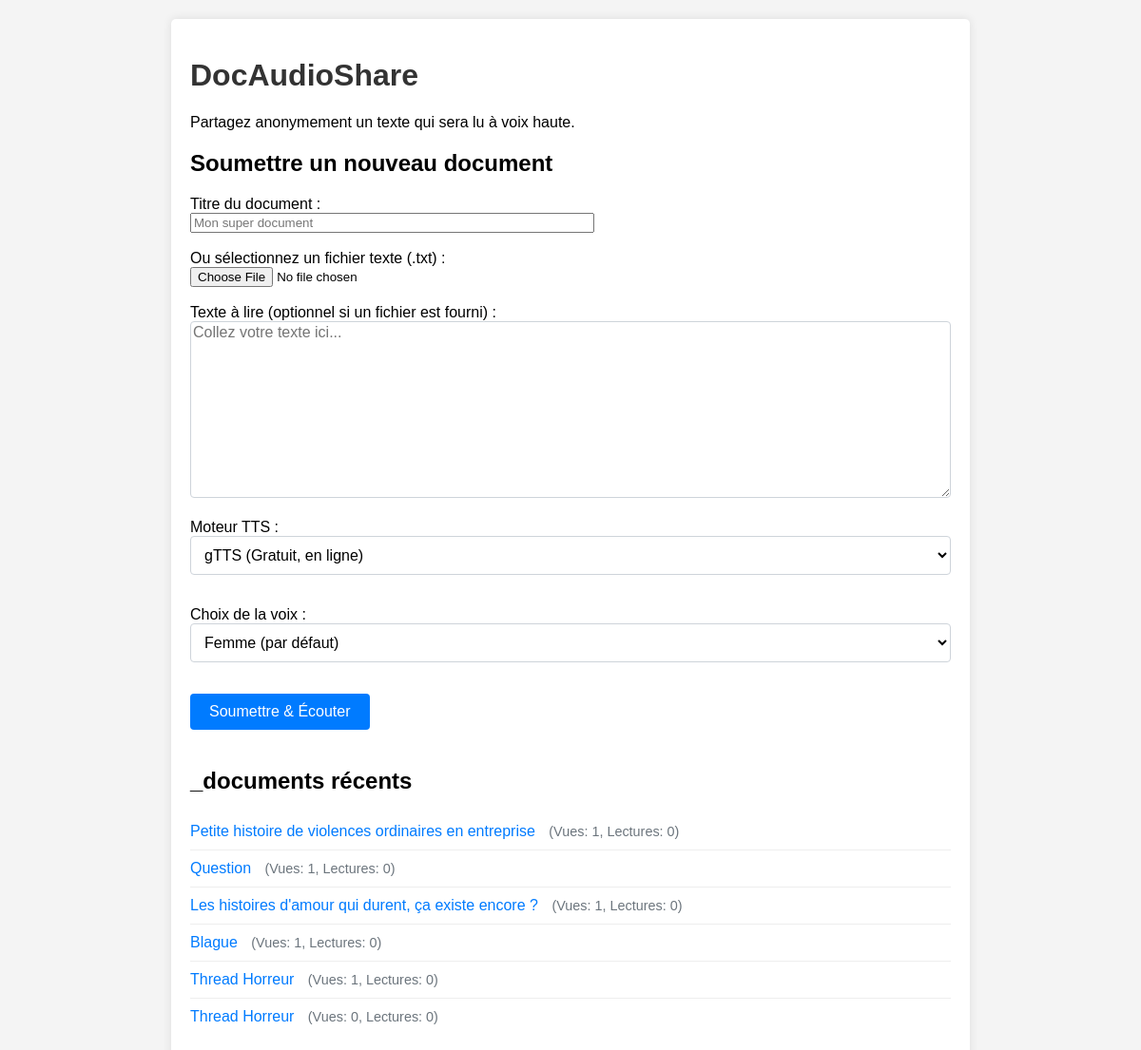
The page / on the database its author committed.
### tables this page shows
CREATE TABLE documents (
                id INTEGER PRIMARY KEY AUTOINCREMENT,
                slug TEXT UNIQUE NOT NULL,
                title TEXT NOT NULL DEFAULT 'Document sans titre',
                content TEXT NOT NULL,
                audio_file_path TEXT,
                view_count INTEGER DEFAULT 0,
                play_count INTEGER DEFAULT 0 -- Nouvelle colonne
            );

### app.py (the view, shortened to what this page needs)
@app.route('/', methods=['GET', 'POST'])
def index():
    recent_docs = database.get_recent_documents(limit=10)
    return render_template('index.html', recent_docs=recent_docs)

### database.py (called while the page is built)
def get_db_connection():
    conn = sqlite3.connect(DATABASE)
    conn.row_factory = sqlite3.Row
    return conn

def get_recent_documents(limit=10):
    with get_db_connection() as conn:
        docs = conn.execute(
            'SELECT slug, title, view_count, play_count FROM documents ORDER BY id DESC LIMIT ?',
            (limit,)
        ).fetchall()
        return [dict(doc) for doc in docs]

### templates/index.html (shortened to what this page needs)
<!DOCTYPE html>
<html lang="fr">
<head>
    <link rel="stylesheet" href="{{ url_for('static', filename='css/style.css') }}">
</head>
<body>
<div class="container">
    <h1>DocAudioShare</h1>
    <p>Partagez anonymement un texte qui sera lu à voix haute.</p>
    <h2>Soumettre un nouveau document</h2>
    <form method="post" enctype="multipart/form-data">
        <label for="title">Titre du document :</label><br>
        <input type="text" id="title" name="title" size="50" placeholder="Mon super document"><br><br>
        <label for="txt_file">Ou sélectionnez un fichier texte (.txt) :</label><br>
        <input type="file" id="txt_file" name="txt_file" accept=".txt"><br><br>
		<label for="content">Texte à lire (optionnel si un fichier est fourni) :</label><br>
		<textarea id="content" name="content" rows="10" cols="50" placeholder="Collez votre texte ici..."></textarea><br><br>
		<label for="tts_engine">Moteur TTS :</label><br>
		<select id="tts_engine" name="tts_engine">
			<option value="gTTS" selected>gTTS (Gratuit, en ligne)</option>
		</select>
		<br><br>
		<label for="voice">Choix de la voix :</label><br>
		<select id="voice" name="voice">
			<option value="Femme (fr)">Femme (par défaut)</option>
		</select>
		<br><br>
		<input type="submit" value="Soumettre & Écouter">
	</form>
    <h2 style="margin-top: 40px;">_documents récents</h2>
    {% if recent_docs %}
        <ul class="recent-docs-list">
        {% for doc in recent_docs %}
            <li class="recent-doc-item">
                <a href="{{ url_for('listen', slug=doc.slug) }}">{{ doc.title }}</a>
                <span class="doc-stats">(Vues: {{ doc.view_count }}, Lectures: {{ doc.play_count }})</span>
            </li>
        {% endfor %}
        </ul>
    {% else %}
        <p>Aucun document partagé pour le moment.</p>
    {% endif %}
</div>
</body>
</html>

### static/css/style.css (style rules this page uses)
body { font-family: Arial, sans-serif; background-color: #f4f4f4; margin: 0; padding: 20px; }
.container { background-color: #fff; padding: 20px; border-radius: 5px; box-shadow: 0 0 10px rgba(0, 0, 0, 0.1); max-width: 800px; margin: 0 auto; }
h1 { color: #333; }
form { margin-top: 20px; }
textarea { width: 100%; border: 1px solid #ced4da; border-radius: 4px; font-family: inherit; font-size: 16px; resize: vertical; min-height: 150px; max-height: 60vh; height: auto; box-sizing: border-box; }
input[type="submit"] { background-color: #007bff; color: white; padding: 10px 20px; border: none; border-radius: 4px; cursor: pointer; font-size: 16px; }
select { width: 100%; padding: 10px; margin-bottom: 15px; border: 1px solid #ced4da; border-radius: 4px; font-size: 16px; background-color: #fff; }
.recent-docs-list { list-style-type: none; padding: 0; }
.recent-doc-item { padding: 10px 0; border-bottom: 1px solid #eee; }
.recent-doc-item:last-child { border-bottom: none; }
.recent-doc-item a { text-decoration: none; color: #007bff; font-weight: 500; transition: color 0.3s ease; }
.doc-stats { font-size: 0.9em; color: #6c757d; margin-left: 10px; }

### rows shown on the page
documents: title "Petite histoire de violences ordinaires en entreprise", view_count "1", play_count "0"
documents: title "Question", view_count "1", play_count "0"
documents: title "Les histoires d'amour qui durent, ça existe encore ?", view_count "1", play_count "0"
documents: title "Blague", view_count "1", play_count "0"
documents: title "Thread Horreur", view_count "1", play_count "0"
documents: title "Thread Horreur", view_count "0", play_count "0"
